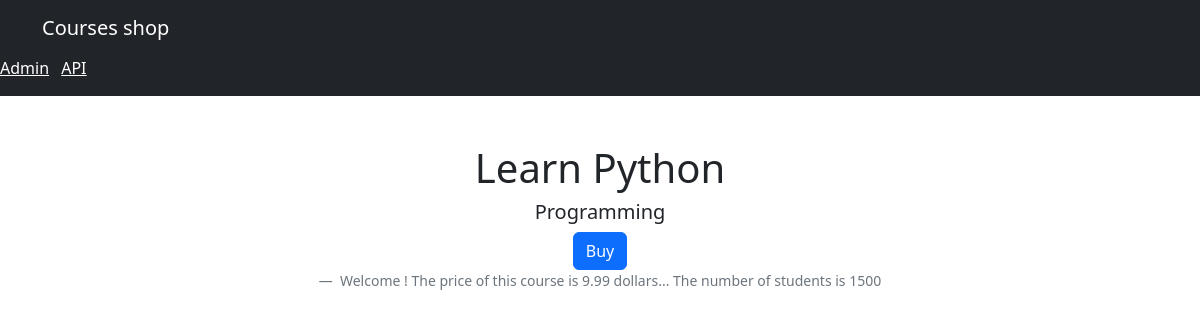
Screenshot of /courses/9 with the database file from the repository.
### shop/models.py (models this page shows, shortened)
class Course(models.Model):
    title = models.CharField(max_length=255)
    price = models.FloatField()
    students_qty = models.IntegerField()
    reviews_qty = models.IntegerField()
    category = models.ForeignKey(Category, on_delete=models.CASCADE)
    created_at = models.DateTimeField(default=timezone.now)

class Category(models.Model):
    title = models.CharField(max_length=255)
    created_of = models.DateTimeField(default=timezone.now)
    def __str__(self):
        return self.title

### shop/views.py (the view)
# urls.py: path('courses/<int:course_id>', views.single_course, name='single_course')
def single_course(request, course_id):
    course = get_object_or_404(Course, pk=course_id)
    return render(request, 'shop/single_course.html', {'course': course})

### templates/shop/single_course.html (shortened to what this page needs)
{% extends 'base.html' %}
{% block content %}
  <figure class="text-center">
    <blockquote class="blockquote">
      <h1 class="mt-5">{{ course.title }}</h1>
      <h5>{{ course.category }}</h5>
      <button class="btn btn-primary">Buy</button>
    </blockquote>
    <figcaption class="blockquote-footer">
      Welcome ! The price of this course is {{ course.price }} dollars... The number of students is {{ course.students_qty }}
    </figcaption>
  </figure>
{% endblock %}

### rows the page displays
Course: title "Learn Python", category "Programming", price "9.99", students_qty "1500"
